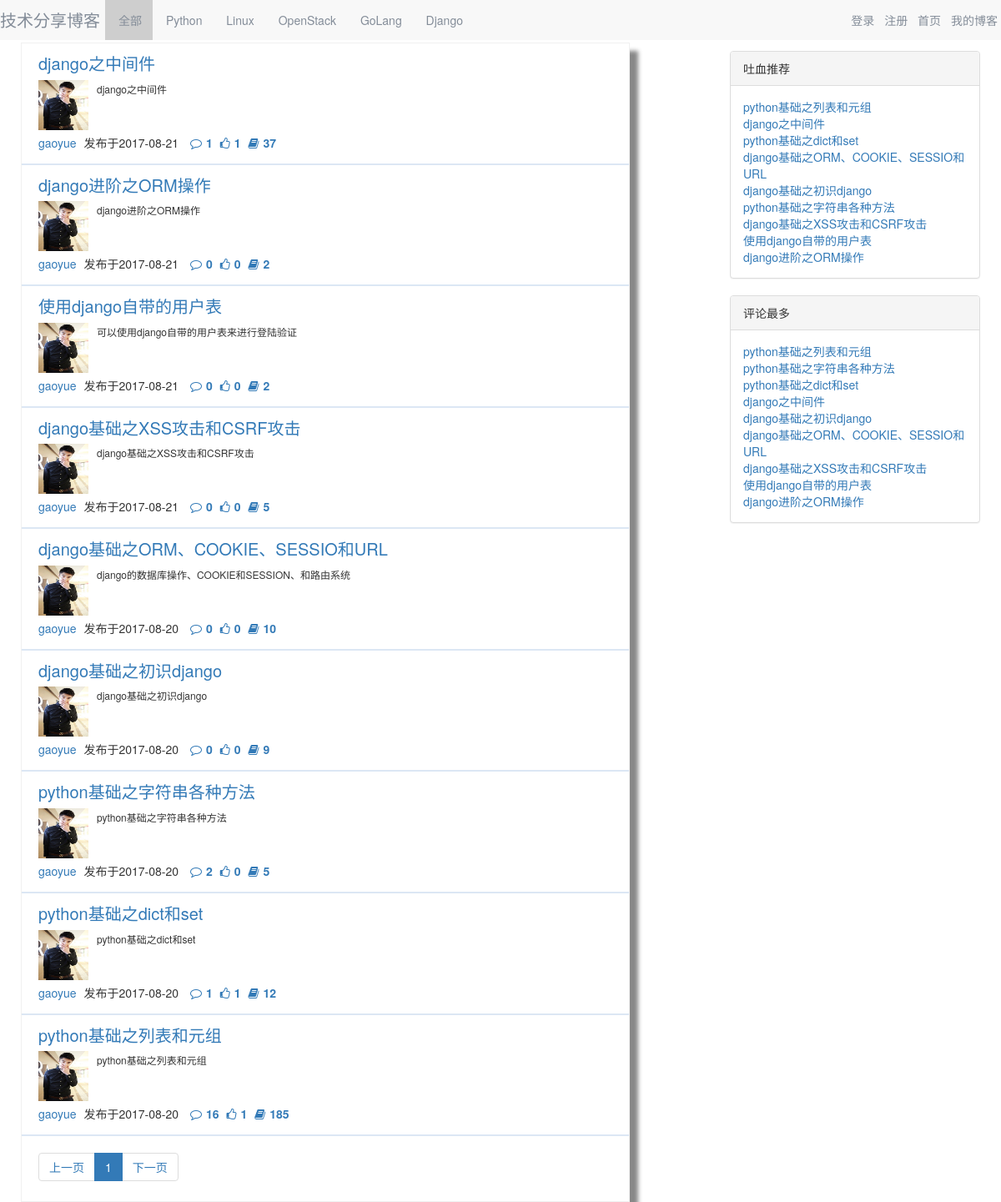
Before: / with the older database file.
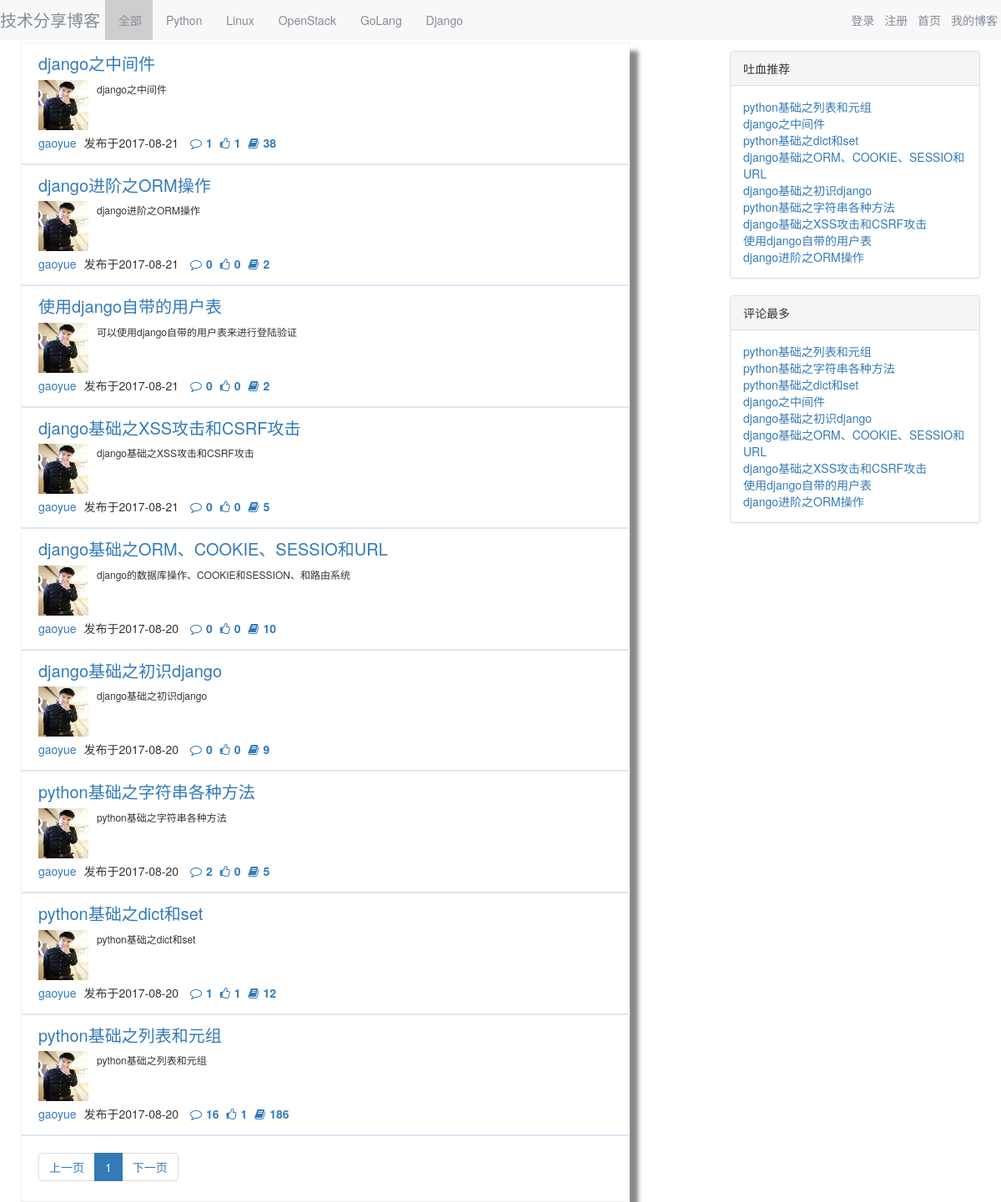
After: the same page with the newer database file.
### app01/models.py (models this page shows)
class Article(models.Model):
    nid = models.BigAutoField(primary_key=True)
    title = models.CharField(verbose_name='文章标题', max_length=128)
    summary = models.CharField(verbose_name='文章简介', max_length=255)
    read_count = models.IntegerField(default=0)
    comment_count = models.IntegerField(default=0)
    up_count = models.IntegerField(default=0)
    down_count = models.IntegerField(default=0)
    create_time = models.DateTimeField(verbose_name='创建时间', auto_now_add=True)
    blog = models.ForeignKey(verbose_name='所属博客', to='Blog', to_field='nid')
    category = models.ForeignKey(verbose_name='文章个人类型', to='Category', to_field='nid', null=True)
    type_choices = [
        (1, "Python"),
        (2, "Linux"),
        (3, "OpenStack"),
        (4, "GoLang"),
        (5, "Django"),
    ]
    article_type_id = models.IntegerField(verbose_name='文章类型',choices=type_choices, default=None)
    tags = models.ManyToManyField(
        to="Tag",
        through='Article2Tag',
        through_fields=('article', 'tag'),
    )

class Blog(models.Model):
    nid = models.BigAutoField(primary_key=True)
    title = models.CharField(verbose_name='个人博客标题', max_length=64)
    site = models.CharField(verbose_name='个人博客前缀', max_length=32, unique=True)
    theme = models.CharField(verbose_name='博客主题', max_length=32,default="blog")
    user = models.OneToOneField(to='UserInfo', to_field='nid')

class UserInfo(models.Model):
    nid = models.BigAutoField(primary_key=True)
    username = models.CharField(verbose_name='用户名', max_length=32, unique=True)
    password = models.CharField(verbose_name='密码', max_length=64)
    nickname = models.CharField(verbose_name='昵称', max_length=32)
    email = models.EmailField(verbose_name='邮箱', unique=True)
    avatar = models.ImageField(verbose_name='头像',upload_to="static/image/")
    create_time = models.DateTimeField(verbose_name='创建时间', auto_now_add=True)
    fans = models.ManyToManyField(verbose_name='粉丝们',
                                  to='UserInfo',
                                  through='UserFans',
                                  related_name='f',
                                  through_fields=('user', 'follower'))

### app01/views.py (the view)
# urls.py: url(r'^$', views.index),
def index(request, *args, **kwargs):
    url = request.path_info
    condition = {}
    type_id = int(kwargs.get('type_id')) if kwargs.get('type_id') else None
    if type_id:
        condition['article_type_id'] = type_id
    article_obj = models.Article.objects.filter(**condition).order_by("-create_time")
    username = request.session.get("name")
    if username == None:
        blog_url = "#"
    else:
        sit = models.Blog.objects.filter(user__username=username).first()
        if sit:
            blog_url = sit.site
        else:
            blog_url="/"
    type_list = models.Article.type_choices
    page = request.GET.get("page")
    if page == None:
        page = 1
    count = article_obj.count()
    p = paging.Pageinfo(page, count, 10, url)
    article = article_obj[p.start():p.stop()]
    pager = p.pager()
    read_top10 = models.Article.objects.all().order_by("-read_count")[0:10]
    comment_top10 = models.Article.objects.all().order_by("-comment_count")[0:10]
    return render(request, "index.html",
                  {
                      "article": article,
                      "user": username,
                      "type_list": type_list,
                      "type_id": type_id,
                      "pager": pager,
                      "blog_url": blog_url,
                      "read": read_top10,
                      "comment": comment_top10,
                  }
                  )

### utils/paging.py (called while the page is built)
    def start(self):
        return (self.current_page - 1) * self.per_page

    def stop(self):
        return self.current_page * self.per_page

### templates/index.html (shortened to what this page needs)
<!DOCTYPE html>
<html lang="en">
<head>
    <link rel="stylesheet" href="/static/css/index.css">
    {% include "include/css.html" %}
</head>
<body>
<div class="head-box">
    <div class="head-content">
        <div class="title">技术分享博客</div>
        <div class="action-menu">
            {% if type_id %}
                <a href="/" class="tb">全部</a>
            {% else %}
                <a href="/" class="tb active">全部</a>
            {% endif %}
            {% for row in type_list %}
                {% if type_id == row.0 %}
                    <a href="/all/{{ row.0 }}" class="tb active">{{ row.1 }}</a>
                {% else %}
                    <a href="/all/{{ row.0 }}" class="tb">{{ row.1 }}</a>
                {% endif %}
            {% endfor %}
        </div>
        <div class="action-nav">
            {% if user %}
                <a href="/manage/index.html/">{{ user }}</a>
                <a href="/logout/">注销</a>
            {% else %}
                <a href="/login/">登录</a>
                <a href="/register/">注册</a>
            {% endif %}
            <a href="/">首页</a>
            <a href="/{{ blog_url }}">我的博客</a>
        </div>
    </div>
</div>
<div class="body">
    <div class="count_box">
        <div class="count_list">
            {% for i in article %}
                <div class="count">
                    <div class="count_title">
                        <a href="/{{ i.blog.user.username }}/{{ i.nid }}">{{ i.title }}</a>
                    </div>
                    <div class="count_a">
                        <p>
                            <a href="#">
                                <img src="/{{ i.blog.user.avatar }}">
                            </a>
                            {{ i.summary }}</p>
                    </div>
                    <div class="count_b">
                        <a href="/{{ i.blog.site }}/">{{ i.blog.user.username }}</a>
                        <span>发布于{{ i.create_time|date:"Y-m-d" }}</span>
                        <a href="/{{ i.blog.user.username }}/{{ i.nid }}#comment"><span
                                class="fa fa-comment-o"></span><b>{{ i.comment_count }}</b></a>
                        <a href="/{{ i.blog.user.username }}/{{ i.nid }}#thunmbs"><span
                                class="fa fa-thumbs-o-up"></span><b>{{ i.up_count }}</b></a>
                        <a><span class="fa fa-book"></span><b>{{ i.read_count }}</b></a>
                    </div>
                </div>
            {% endfor %}
            <div class="page">
                <nav aria-label="Page navigation">
                    <ul class="pagination">
                        {{ pager|safe }}
                    </ul>
                </nav>
            </div>
        </div>
        <div class="right_box">
            <div class="right_a">
                <div class="panel panel-default">
                    <div class="panel-heading">吐血推荐</div>
                    <div class="panel-body">
                        {% for row in read %}
                            <a href="/{{ row.blog.user.username }}/{{ row.nid }}">{{ row.title }}</a>
                        {% endfor %}
                    </div>
                </div>
            </div>
            <div class="right_b">
                <div class="panel panel-default">
                    <div class="panel-heading">评论最多</div>
                    <div class="panel-body">
                        {% for row in comment %}
                            <a href="/{{ row.blog.user.username }}/{{ row.nid }}">{{ row.title }}</a>
                        {% endfor %}
                    </div>
                </div>
            </div>
        </div>
    </div>
</div>
</body>
</html>

### templates/include/css.html
<link rel="stylesheet" href="/static/bootstrap-3.3.7-dist/css/bootstrap.min.css"/>
<link rel="stylesheet" href="/static/font-awesome-4.7.0/css/font-awesome.min.css"/>

### static/css/index.css (style rules this page uses)
* { margin: 0; }
.head-box { height: 48px; width: 100%; background-color: #f8f8f8; position: fixed; top: 0; bottom: 0; z-index: 1000; }
.head-content { width: 1200px; height: 48px; margin: 0 auto; line-height: 48px; position: relative; }
.title { float: left; font-size: 20px; line-height: 48px; color: #838c98; width: 130px; }
.action-menu { float: left; }
.action-menu a.tb { color: #838c98; padding: 0 13px 0 16px; display: inline-block; margin-left: -4px; }
.action-menu a.active, .action-menu a.active:hover { background-color: #cecece; }
.action-nav { position: absolute; top: 0; right: 0; }
.action-nav a { color: #838c98; margin: 0 2px; padding: 0 2px; }
.body { padding-top: 48px; height: 100%; }
.count_box { width: 1150px; margin: 0 auto; height: auto !important; overflow: hidden; min-height: 713px; background-color: #fff; }
.count_list { width: 730px; margin-top: 3px; float: left; border: 1px solid #f0f0f0; box-shadow: 10px 10px 5px #888888; }
.count { padding: 10px 10px 10px 20px; border-bottom: 2px solid #dce7f4; }
.count_title a { font-size: 20px; }
.count_a p a img { float: left; width: 60px; height: 60px; margin-right: 10px; }
.count_a p { line-height: 1.8em; margin-bottom: 5px; overflow: hidden; padding-right: 5px; font-size: 12px; padding-top: 5px; }
.count_b { margin-bottom: 5px; }
.count_b span { margin: 0 5px; }
.right_box { width: 300px; margin-top: 3px; float: right; }
.right_a, .right_b { margin-top: 10px; }
.right_a a, .right_b a { display: block; }
.page { margin-left: 20px; }

Changed rows visible on the page:
changed Article "django之中间件": read_count "37" → "38"
changed Article "python基础之列表和元组": read_count "185" → "186"
